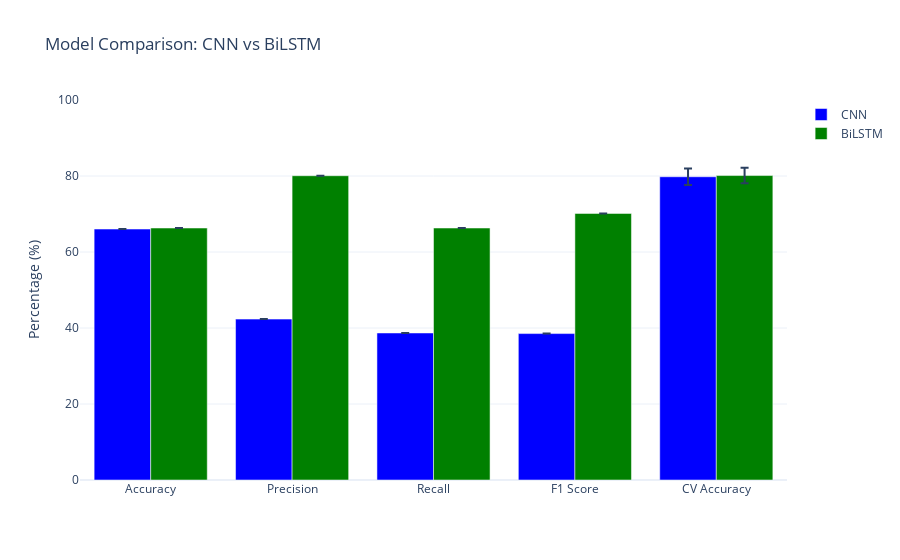

Write notebook code for a chart like this one.
### Code cell
import plotly.graph_objects as go

metrics = ['Accuracy', 'Precision', 'Recall', 'F1 Score', 'CV Accuracy']
cnn_values = [cnn_acc, cnn_pre, cnn_rec, cnn_f1, cnn_cv_mean]
bilstm_values = [bilstm_acc, bilstm_pre, bilstm_rec, bilstm_f1, bilstm_cv_mean]

# Optional: Error bars for CV Accuracy
cnn_errors = [0, 0, 0, 0, cnn_cv_std]
bilstm_errors = [0, 0, 0, 0, bilstm_cv_std]

fig = go.Figure()

fig.add_trace(go.Bar(
    x=metrics,
    y=cnn_values,
    name='CNN',
    marker_color='blue',
    error_y=dict(type='data', array=cnn_errors, visible=True)
))

fig.add_trace(go.Bar(
    x=metrics,
    y=bilstm_values,
    name='BiLSTM',
    marker_color='green',
    error_y=dict(type='data', array=bilstm_errors, visible=True)
))

fig.update_layout(
    title='Model Comparison: CNN vs BiLSTM',
    yaxis_title='Percentage (%)',
    barmode='group',
    template='plotly_white',
    yaxis=dict(range=[0, 100])
)

fig.show()

### Figure 1 — Plotly figure (JSON) as saved in the notebook; plotly's stock layout.template omitted (floating-point values rounded to 4 significant figures)
{"data": [{"error_y": {"array": [0, 0, 0, 0, 2.154], "type": "data", "visible": true}, "marker": {"color": "blue"}, "name": "CNN", "type": "bar", "x": ["Accuracy", "Precision", "Recall", "F1 Score", "CV Accuracy"], "y": [66.04, 42.34, 38.69, 38.53, 79.8]}, {"error_y": {"array": [0, 0, 0, 0, 2.051], "type": "data", "visible": true}, "marker": {"color": "green"}, "name": "BiLSTM", "type": "bar", "x": ["Accuracy", "Precision", "Recall", "F1 Score", "CV Accuracy"], "y": [66.31, 80.07, 66.31, 70.15, 80.12]}], "layout": {"barmode": "group", "title": {"text": "Model Comparison: CNN vs BiLSTM"}, "yaxis": {"range": [0, 100], "title": {"text": "Percentage (%)"}}}}
